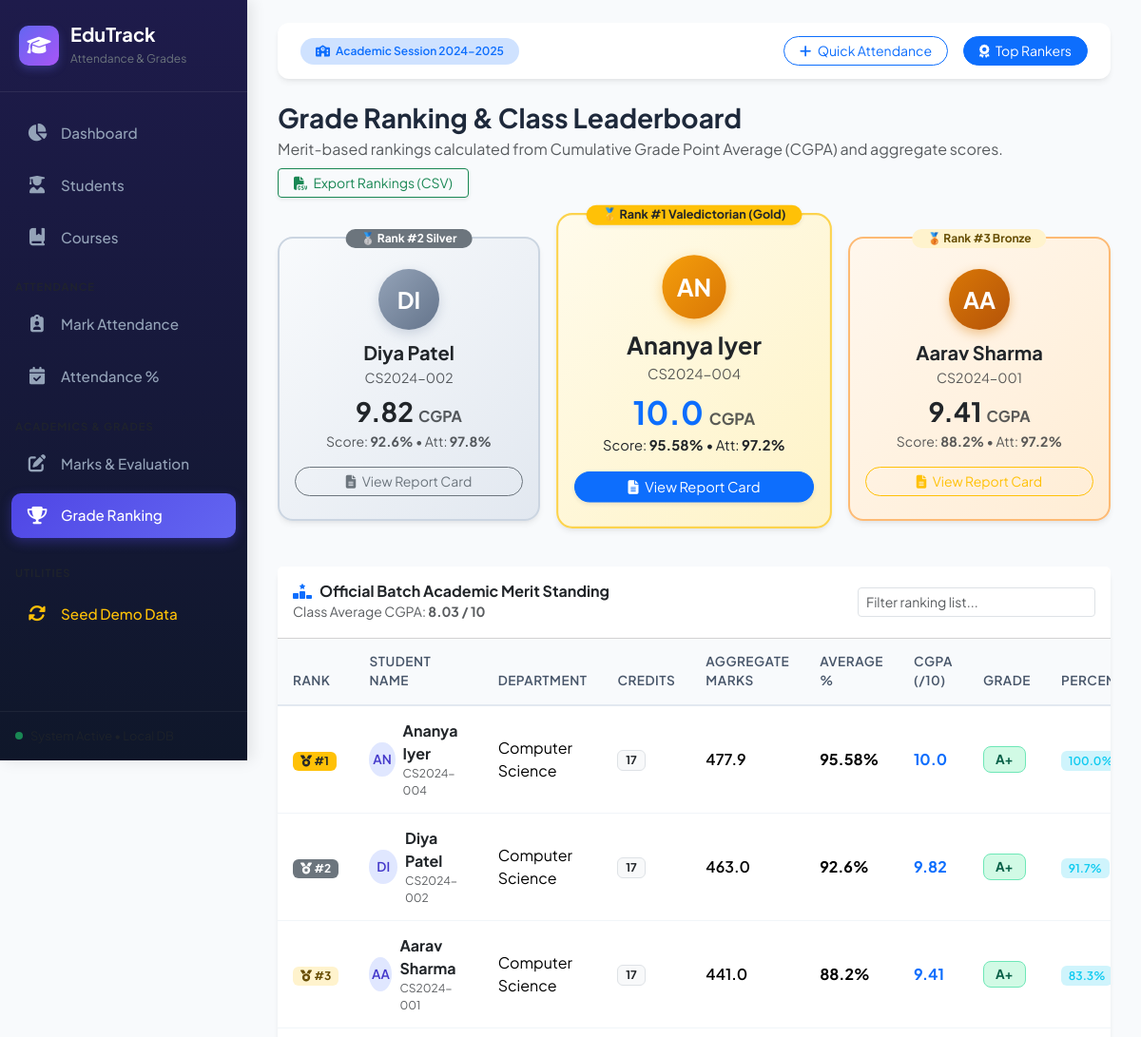
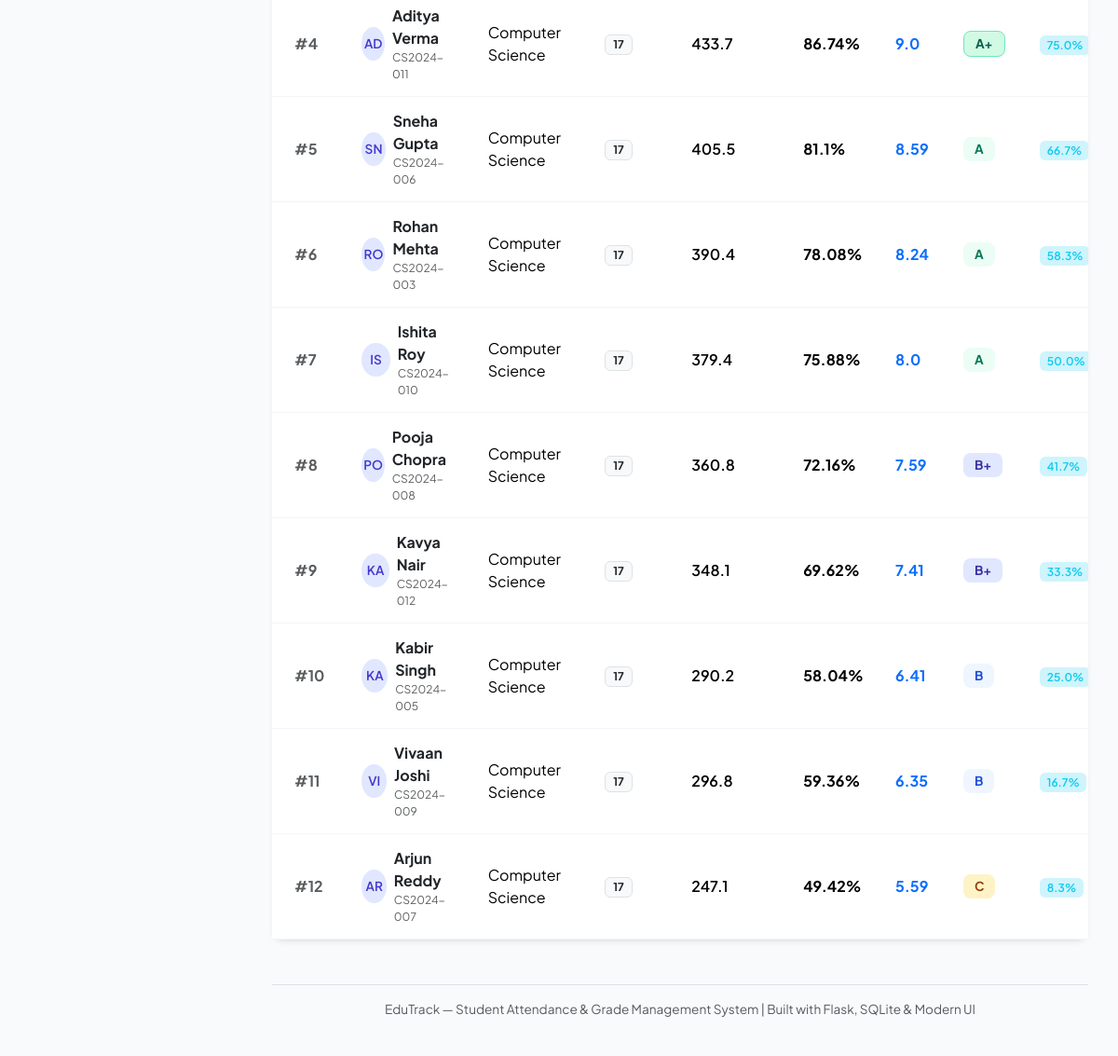
Page /ranking on the committed database (2 pictures, top to bottom).
### tables this page shows
CREATE TABLE students (
                id INTEGER PRIMARY KEY AUTOINCREMENT,
                roll_number TEXT UNIQUE NOT NULL,
                first_name TEXT NOT NULL,
                last_name TEXT NOT NULL,
                email TEXT UNIQUE NOT NULL,
                phone TEXT,
                department TEXT NOT NULL DEFAULT 'Computer Science',
                semester INTEGER NOT NULL DEFAULT 1,
                gender TEXT DEFAULT 'Male',
                admission_date DATE DEFAULT (date('now')),
                status TEXT DEFAULT 'Active'
            );

### app.py (the view)
@app.route('/ranking')
def ranking():
    rankings = models.get_overall_rankings()
    all_courses = models.get_all_courses()
    top_3 = rankings[:3] if len(rankings) >= 3 else rankings
    class_average_cgpa = round(sum(r['cgpa'] for r in rankings) / len(rankings), 2) if rankings else 0.0
    return render_template(
        'ranking.html',
        rankings=rankings,
        top_3=top_3,
        class_average_cgpa=class_average_cgpa,
        courses=all_courses
    )

### database.py (called while the page is built)
def get_db():
    conn = sqlite3.connect(DB_PATH)
    conn.row_factory = sqlite3.Row
    conn.execute("PRAGMA foreign_keys = ON")
    return conn

### models.py (called while the page is built)
def get_all_courses(search_query=None):
    with get_db() as conn:
        cursor = conn.cursor()
        query = '''
            SELECT c.*, COUNT(e.student_id) as enrolled_count
            FROM courses c
            LEFT JOIN enrollments e ON c.id = e.course_id
            WHERE 1=1
        '''
        params = []
        if search_query:
            query += " AND (c.course_code LIKE ? OR c.course_name LIKE ? OR c.instructor LIKE ?)"
            wildcard = f"%{search_query.strip()}%"
            params.extend([wildcard, wildcard, wildcard])
        query += " GROUP BY c.id ORDER BY c.course_code ASC"
        cursor.execute(query, params)
        return [dict(row) for row in cursor.fetchall()]

### templates/ranking.html (shortened to what this page needs)
{% extends 'base.html' %}
{% block content %}
<div class="d-flex justify-content-between align-items-center mb-4 flex-wrap gap-2">
    <div>
        <h3 class="fw-bold mb-1">Grade Ranking & Class Leaderboard</h3>
        <p class="text-muted mb-0">Merit-based rankings calculated from Cumulative Grade Point Average (CGPA) and aggregate scores.</p>
    </div>
    <div class="d-flex gap-2">
        <a href="{{ url_for('export_ranking_csv') }}" class="btn btn-outline-success btn-sm px-3 shadow-sm">
            <i class="fa-solid fa-file-csv me-1"></i> Export Rankings (CSV)
        </a>
    </div>
</div>
{% if top_3 %}
<div class="row g-4 mb-5 align-items-end justify-content-center">
    {% if top_3|length >= 2 %}
    <div class="col-md-4 col-sm-6 order-2 order-md-1">
        <div class="card podium-card rank-2">
            <span class="badge bg-secondary position-absolute top-0 start-50 translate-middle px-3 py-1 rounded-pill">
                🥈 Rank #2 Silver
            </span>
            <div class="podium-avatar mt-2">{{ top_3[1].name[:2]|upper }}</div>
            <h5 class="fw-bold mb-1">{{ top_3[1].name }}</h5>
            <div class="text-muted small mb-2">{{ top_3[1].roll_number }}</div>
            <div class="h3 fw-bold text-dark mb-0">{{ top_3[1].cgpa }} <small class="fs-6 text-muted">CGPA</small></div>
            <div class="small text-muted mt-1">Score: <strong>{{ top_3[1].average_marks }}%</strong> • Att: <strong>{{ top_3[1].attendance_pct }}%</strong></div>
            <a href="{{ url_for('report_card', student_id=top_3[1].student_id) }}" target="_blank" class="btn btn-sm btn-outline-secondary mt-3 rounded-pill w-100">
                <i class="fa-solid fa-file-lines me-1"></i> View Report Card
            </a>
        </div>
    </div>
    {% endif %}
    {% if top_3|length >= 1 %}
    <div class="col-md-4 col-sm-12 order-1 order-md-2">
        <div class="card podium-card rank-1">
            <span class="badge bg-warning text-dark fw-bold position-absolute top-0 start-50 translate-middle px-3 py-1 rounded-pill shadow-sm">
                🥇 Rank #1 Valedictorian (Gold)
            </span>
            <div class="podium-avatar mt-3">{{ top_3[0].name[:2]|upper }}</div>
            <h4 class="fw-bold text-dark mb-1">{{ top_3[0].name }}</h4>
            <div class="text-muted small mb-2">{{ top_3[0].roll_number }}</div>
            <div class="h2 fw-bold text-primary mb-0">{{ top_3[0].cgpa }} <small class="fs-6 text-muted">CGPA</small></div>
            <div class="small text-dark mt-1">Score: <strong>{{ top_3[0].average_marks }}%</strong> • Att: <strong>{{ top_3[0].attendance_pct }}%</strong></div>
            <a href="{{ url_for('report_card', student_id=top_3[0].student_id) }}" target="_blank" class="btn btn-sm btn-primary mt-3 rounded-pill w-100 shadow-sm">
                <i class="fa-solid fa-file-lines me-1"></i> View Report Card
            </a>
        </div>
    </div>
    {% endif %}
    {% if top_3|length >= 3 %}
    <div class="col-md-4 col-sm-6 order-3 order-md-3">
        <div class="card podium-card rank-3">
            <span class="badge bg-warning-subtle text-warning-emphasis position-absolute top-0 start-50 translate-middle px-3 py-1 rounded-pill">
                🥉 Rank #3 Bronze
            </span>
            <div class="podium-avatar mt-2">{{ top_3[2].name[:2]|upper }}</div>
            <h5 class="fw-bold mb-1">{{ top_3[2].name }}</h5>
            <div class="text-muted small mb-2">{{ top_3[2].roll_number }}</div>
            <div class="h3 fw-bold text-dark mb-0">{{ top_3[2].cgpa }} <small class="fs-6 text-muted">CGPA</small></div>
            <div class="small text-muted mt-1">Score: <strong>{{ top_3[2].average_marks }}%</strong> • Att: <strong>{{ top_3[2].attendance_pct }}%</strong></div>
            <a href="{{ url_for('report_card', student_id=top_3[2].student_id) }}" target="_blank" class="btn btn-sm btn-outline-warning mt-3 rounded-pill w-100">
                <i class="fa-solid fa-file-lines me-1"></i> View Report Card
            </a>
        </div>
    </div>
    {% endif %}
</div>
{% endif %}
<div class="card">
    <div class="card-header bg-white py-3 d-flex justify-content-between align-items-center flex-wrap gap-2">
        <div>
            <h6 class="fw-bold mb-0"><i class="fa-solid fa-ranking-star me-2 text-primary"></i>Official Batch Academic Merit Standing</h6>
            <small class="text-muted">Class Average CGPA: <strong>{{ class_average_cgpa }} / 10</strong></small>
        </div>
        <div style="min-width: 250px;">
            <input type="text" class="form-control form-control-sm table-search-input" data-table-id="rankingTable" placeholder="Filter ranking list...">
        </div>
    </div>
    <div class="table-responsive">
        <table class="table table-custom align-middle mb-0" id="rankingTable">
            <thead>
                <tr>
                    <th style="width: 80px;">Rank</th>
                    <th>Student Name</th>
                    <th>Department</th>
                    <th>Credits</th>
                    <th>Aggregate Marks</th>
                    <th>Average %</th>
                    <th>CGPA (/10)</th>
                    <th>Grade</th>
                    <th>Percentile</th>
                </tr>
            </thead>
            <tbody>
                {% for r in rankings %}
                <tr class="{% if r.rank <= 3 %}bg-light-subtle{% endif %}">
                    <td>
                        {% if r.rank == 1 %}
                            <span class="badge bg-warning text-dark fw-bold px-2 py-1"><i class="fa-solid fa-medal"></i> #1</span>
                        {% elif r.rank == 2 %}
                            <span class="badge bg-secondary text-white fw-bold px-2 py-1"><i class="fa-solid fa-medal"></i> #2</span>
                        {% elif r.rank == 3 %}
                            <span class="badge bg-warning-subtle text-warning-emphasis fw-bold px-2 py-1"><i class="fa-solid fa-medal"></i> #3</span>
                        {% else %}
                            <span class="fw-bold text-muted ps-2">#{{ r.rank }}</span>
                        {% endif %}
                    </td>
                    <td>
                        <div class="d-flex align-items-center gap-2">
                            <span class="student-avatar-pill">{{ r.name[:2]|upper }}</span>
                            <div>
                                <a href="{{ url_for('student_detail', student_id=r.student_id) }}" class="fw-bold text-dark text-decoration-none">
                                    {{ r.name }}
                                </a>
                                <div class="text-muted" style="font-size: 0.75rem;">{{ r.roll_number }}</div>
                            </div>
                        </div>
                    </td>
                    <td>{{ r.department }}</td>
                    <td><span class="badge bg-light text-dark border">{{ r.total_credits }}</span></td>
                    <td><span class="fw-semibold">{{ r.aggregate_marks }}</span></td>
                    <td><strong>{{ r.average_marks }}%</strong></td>
                    <td>
                        <span class="fw-bold text-primary fs-6">{{ r.cgpa }}</span>
                    </td>
                    <td>
                        <span class="badge badge-grade badge-grade-{{ r.overall_grade|lower|replace('+', 'plus') }}">
                            {{ r.overall_grade }}
                        </span>
                    </td>
                    <td>
                        <span class="badge bg-info-subtle text-info fw-semibold">{{ r.percentile }}%</span>
                    </td>
                </tr>
                {% else %}
                <tr>
                    <td colspan="11" class="text-center py-5 text-muted">
                        No ranking data available yet. Please record marks for courses first.
                    </td>
                </tr>
                {% endfor %}
            </tbody>
        </table>
    </div>
</div>
{% endblock %}

### static/css/style.css (style rules this page uses)
:root { --primary-color: #4f46e5; --primary-hover: #4338ca; --primary-light: #e0e7ff; --secondary-color: #64748b; --success-color: #10b981; --success-light: #d1fae5; --warning-color: #f59e0b; --warning-light: #fef3c7; --danger-color: #ef4444; --danger-light: #fee2e2; --dark-bg: #0f172a; --sidebar-bg: #1e1b4b; --sidebar-hover: #2e287a; --card-shadow: 0 4px 6px -1px rgba(0, 0, 0, 0.07), 0 2px 4px -2px rgba(0, 0, 0, 0.05); --border-radius: 12px; }
body { font-family: 'Plus Jakarta Sans', system-ui, -apple-system, sans-serif; background-color: #f8fafc; color: #1e293b; min-height: 100vh; }
.card { border: none; border-radius: var(--border-radius); box-shadow: var(--card-shadow); background: #ffffff; transition: transform 0.2s ease, box-shadow 0.2s ease; }
.badge-grade { font-weight: 700; padding: 6px 12px; border-radius: 8px; font-size: 0.85rem; }
.badge-grade-aplus { background: #d1fae5; color: #065f46; border: 1px solid #6ee7b7; }
.badge-grade-a { background: #ecfdf5; color: #047857; }
.badge-grade-bplus { background: #e0e7ff; color: #3730a3; }
.badge-grade-b { background: #eff6ff; color: #1d4ed8; }
.badge-grade-c { background: #fef3c7; color: #92400e; }
.podium-card { text-align: center; padding: 24px 16px; border-radius: 16px; position: relative; box-shadow: var(--card-shadow); }
.podium-card.rank-1 { background: linear-gradient(135deg, #fffbeb 0%, #fef3c7 100%); border: 2px solid #fcd34d; transform: scale(1.05); }
.podium-card.rank-2 { background: linear-gradient(135deg, #f8fafc 0%, #e2e8f0 100%); border: 2px solid #cbd5e1; }
.podium-card.rank-3 { background: linear-gradient(135deg, #fff7ed 0%, #ffedd5 100%); border: 2px solid #fdba74; }
.podium-avatar { width: 64px; height: 64px; border-radius: 50%; margin: 0 auto 12px; display: flex; align-items: center; justify-content: center; font-size: 24px; font-weight: 700; color: white; }
.rank-1 .podium-avatar { background: linear-gradient(135deg, #f59e0b, #d97706); box-shadow: 0 4px 12px rgba(245, 158, 11, 0.4); }
.rank-2 .podium-avatar { background: linear-gradient(135deg, #94a3b8, #64748b); box-shadow: 0 4px 12px rgba(148, 163, 184, 0.4); }
.rank-3 .podium-avatar { background: linear-gradient(135deg, #d97706, #b45309); box-shadow: 0 4px 12px rgba(217, 119, 6, 0.4); }
.table-custom { margin-bottom: 0; }
.table-custom thead th { background-color: #f8fafc; color: #475569; font-weight: 600; font-size: 0.85rem; text-transform: uppercase; letter-spacing: 0.5px; border-bottom: 2px solid #e2e8f0; padding: 14px 16px; }
.table-custom tbody td { padding: 14px 16px; vertical-align: middle; border-bottom: 1px solid #f1f5f9; }
.student-avatar-pill { width: 36px; height: 36px; border-radius: 50%; background: #e0e7ff; color: #4338ca; display: inline-flex; align-items: center; justify-content: center; font-weight: 600; font-size: 0.85rem; }

### rows in the picture
students: roll_number "CS2024-002", shows "#2", name "DI", name "Diya Patel", department "Computer Science", total_credits "17", aggregate_marks "463.0", average_marks "92.6", cgpa "9.82", overall_grade "A+", percentile "91.7"
students: roll_number "CS2024-004", shows "#1", name "AN", name "Ananya Iyer", department "Computer Science", total_credits "17", aggregate_marks "477.9", average_marks "95.58", cgpa "10.0", overall_grade "A+", percentile "100.0"
students: roll_number "CS2024-001", shows "#3", name "AA", name "Aarav Sharma", department "Computer Science", total_credits "17", aggregate_marks "441.0", average_marks "88.2", cgpa "9.41", overall_grade "A+", percentile "83.3"
students: rank "4", name "AD", name "Aditya Verma", roll_number "CS2024-011", department "Computer Science", total_credits "17", aggregate_marks "433.7", average_marks "86.74", cgpa "9.0", overall_grade "A+", percentile "75.0"
students: rank "5", name "SN", name "Sneha Gupta", roll_number "CS2024-006", department "Computer Science", total_credits "17", aggregate_marks "405.5", average_marks "81.1", cgpa "8.59", overall_grade "A", percentile "66.7"
students: rank "6", name "RO", name "Rohan Mehta", roll_number "CS2024-003", department "Computer Science", total_credits "17", aggregate_marks "390.4", average_marks "78.08", cgpa "8.24", overall_grade "A", percentile "58.3"
students: rank "7", name "IS", name "Ishita Roy", roll_number "CS2024-010", department "Computer Science", total_credits "17", aggregate_marks "379.4", average_marks "75.88", cgpa "8.0", overall_grade "A", percentile "50.0"
students: rank "8", name "PO", name "Pooja Chopra", roll_number "CS2024-008", department "Computer Science", total_credits "17", aggregate_marks "360.8", average_marks "72.16", cgpa "7.59", overall_grade "B+", percentile "41.7"
students: rank "9", name "KA", name "Kavya Nair", roll_number "CS2024-012", department "Computer Science", total_credits "17", aggregate_marks "348.1", average_marks "69.62", cgpa "7.41", overall_grade "B+", percentile "33.3"
students: rank "10", name "KA", name "Kabir Singh", roll_number "CS2024-005", department "Computer Science", total_credits "17", aggregate_marks "290.2", average_marks "58.04", cgpa "6.41", overall_grade "B", percentile "25.0"
students: rank "11", name "VI", name "Vivaan Joshi", roll_number "CS2024-009", department "Computer Science", total_credits "17", aggregate_marks "296.8", average_marks "59.36", cgpa "6.35", overall_grade "B", percentile "16.7"
students: rank "12", name "AR", name "Arjun Reddy", roll_number "CS2024-007", department "Computer Science", total_credits "17", aggregate_marks "247.1", average_marks "49.42", cgpa "5.59", overall_grade "C", percentile "8.3"

### other values in the picture
{{ top_3[1].name[:2]|upper }} "DI"
{{ top_3[1].name }} "Diya Patel"
{{ top_3[1].cgpa }} "9.82"
{{ top_3[1].average_marks }} "92.6"
{{ top_3[1].attendance_pct }} "97.8"
{{ top_3[0].name[:2]|upper }} "AN"
{{ top_3[0].name }} "Ananya Iyer"
{{ top_3[0].cgpa }} "10.0"
{{ top_3[0].average_marks }} "95.58"
{{ top_3[0].attendance_pct }} "97.2"
{{ top_3[2].name[:2]|upper }} "AA"
{{ top_3[2].name }} "Aarav Sharma"
{{ top_3[2].cgpa }} "9.41"
{{ top_3[2].average_marks }} "88.2"
{{ top_3[2].attendance_pct }} "97.2"
